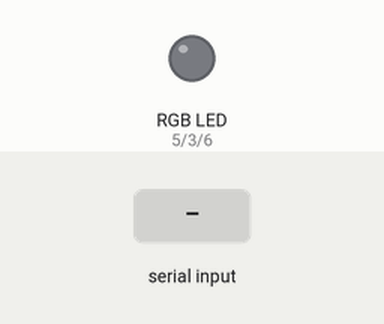
The sketch below on a simulated Arduino Uno, built with avr-gcc and run on an emulated ATmega328P. On the bench: an RGB LED mixed from three pins (HIGH = lit). The test bench sets the inputs (shaded band). Dim RGB values are drawn brighter than linear.

Above: at 1.2 s.
1.3 s: "a" received over Serial
At 1.8 s:
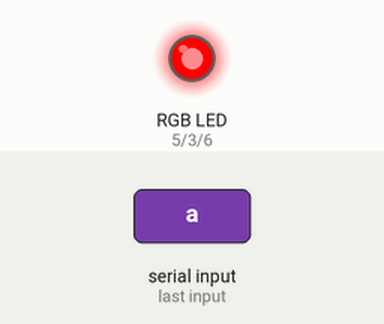
2.8 s: byte 99 ('c') received over Serial
At 4.0 s:
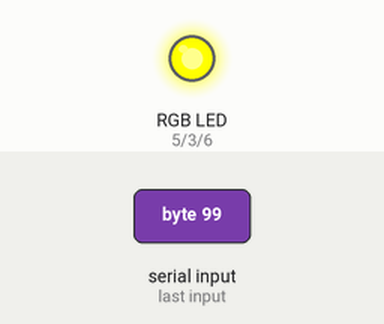
4.3 s: byte 100 ('d') received over Serial
At 5.3 s:
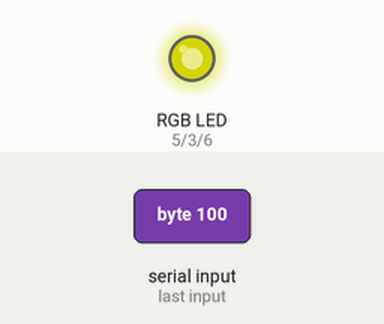
5.8 s: byte 102 ('f') received over Serial
At 6.4 s:
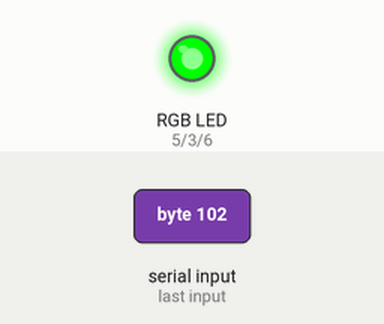
7.3 s: byte 103 ('g') received over Serial
At 7.6 s:
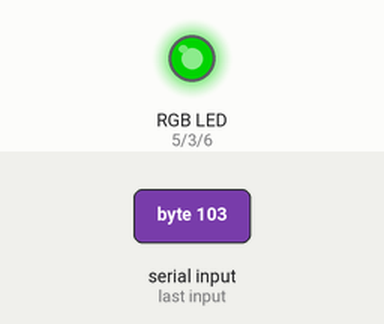
8.8 s: byte 104 ('h') received over Serial
At 9.9 s:
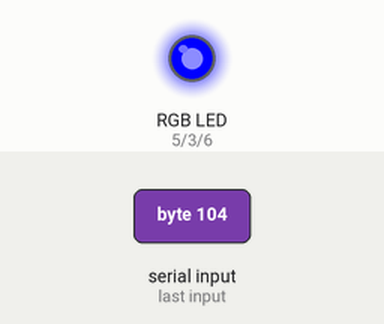
Timing chart, 0 to 11.3 s (numbered marks = the images above; inputs shaded):
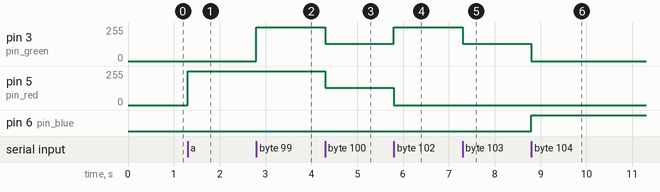

The sketch:

ledsRGB.ino
```cpp
 #define pin_red 5
#define pin_green 3
#define pin_blue 6

char DataBluetooth = ' ';

bool mode = false;
char *list_colors[12]= {(char*)("red"),(char*)("maroon"),(char*)("yellow"),(char*)("olive"),
                          (char*)("lime"),(char*)("green"),(char*)("aqua"),(char*)("teal"),
                          (char*)("blue"),(char*)("navy"),(char*)("fuchsia"),(char*)("purple")};
char **p = list_colors;
int i=0;


typedef unsigned char uchar;
class pixel
{
    private:
        uchar r;
        uchar g;
        uchar b;
    public:
        pixel();
        pixel(uchar* rgb);
        pixel(uchar r,uchar g, uchar b);
        void set_channels(uchar* rgb);
        void set_red(uchar r);
        void set_green(uchar g);
        void set_blue(uchar b);
        uchar red()const{return r;};
        uchar green()const{return g;};
        uchar blue()const{return b;};
        uchar* channels()const;
};

pixel::pixel(uchar* rgb)
{
    r = rgb[0];
    g = rgb[1];
    b = rgb[2];
}

pixel::pixel(uchar red,uchar green,uchar blue)
{
    this->r = red;
    this->g = green;
    this->b = blue;
}

pixel::pixel()
{
    r = 255;
    g = 255;
    b = 255;
}

void pixel::set_channels(uchar* rgb)
{
    r = rgb[0];
    g = rgb[1];
    b = rgb[2];
}

void pixel::set_red(uchar r)
{
    this->r = r;
}
void pixel::set_green(uchar g)
{
    this->g= g;
}
void pixel::set_blue(uchar b)
{
    this->b= b;
}

uchar* pixel::channels()const
{
    uchar *RGB = new uchar[3];
    RGB[0] = r;
    RGB[1] = g;
    RGB[2] = b;
    return RGB;
}

class hash_color
{
    private:
        pixel values[100];
        int lenght;
    public:
        hash_color(){return;};
        int getKey(char* key);
        void insert(char *key,uchar r, uchar g, uchar b);
        uchar red(char* key);
        uchar green(char* key);
        uchar blue(char* key);
};


int hash_color::getKey(char* key)
{
    int value=0;
    char *c=key;
    while(*c!='\0')
    {
        value += *c;
        c++;
    }
    value %= 100;
    return value;
}

void hash_color::insert(char *key,uchar r, uchar g, uchar b)
{
    int value =  this->getKey(key);
    pixel p(r,g,b);
    values[value] = p;
}

uchar hash_color::red(char* key)
{
    int value =  this->getKey(key);
    return values[value].red();
}
uchar hash_color::green(char* key)
{
    int value =  this->getKey(key);
    return values[value].green();
}
uchar hash_color::blue(char* key)
{
    int value =  this->getKey(key);
    return values[value].blue();
}

class colors
{
    private:
        hash_color list;
    public:
        colors();
        void set_color(char* color);

};

colors::colors()
{
    list.insert((char*)("red"),255,0,0);
    list.insert((char*)("maroon"),128,0,0);
    list.insert((char*)("yellow"),255,255,0);
    list.insert((char*)("olive"),128,128,0);
    list.insert((char*)("lime"),0,255,0);
    list.insert((char*)("green"),0,128,0);
    list.insert((char*)("aqua"),0,255,255);
    list.insert((char*)("teal"),0,128,128);
    list.insert((char*)("blue"),0,0,255);
    list.insert((char*)("navy"),0,0,128);
    list.insert((char*)("fuchsia"),255,0,255);
    list.insert((char*)("purple"),128,0,128);

}

void colors::set_color(char* color)
{
  analogWrite(pin_red,list.red(color));
  analogWrite(pin_green,list.green(color));
  analogWrite(pin_blue,list.blue(color));
}

colors RGB;

void setup() {
  // put your setup code here, to run once:
  Serial.begin(9600);

}
void loop() {

  ////////////////////////////R,G,B

  // put your main code here, to run repeatedly:

if(mode){
  if(DataBluetooth == '1')
  {
    i=0;
    while(i<12)
   {
       RGB.set_color(p[i++]);
       delay(50);
    }
  }
  else if(DataBluetooth == '2')
  {
    i=0;
    while(i<12)
   {
       RGB.set_color(p[i++]);
       delay(500);
    }
  }
  else if(DataBluetooth == '3')
  {
    i=11;
    while(i>=0)
   {
       RGB.set_color(p[i--]);
       delay(50);
    }
  }
  else if(DataBluetooth == '4')
  {
    i=11;
    while(i>=0)
   {
       RGB.set_color(p[i--]);
       delay(500);
    }
  }
    else if(DataBluetooth == '5')
  {
 for(int i=0;i<20;i++){
    RGB.set_color((char*)("maroon"));
    delay(50);
    RGB.set_color((char*)("fuchsia"));
    delay(50);
    }
  for(int i=0;i<20;i++){
    RGB.set_color((char*)("purple"));
    delay(50);
    RGB.set_color((char*)("blue"));
    delay(50);
    }
  }
    else if(DataBluetooth == '6')
  {
 for(int i=0;i<20;i++){
    RGB.set_color((char*)("maroon"));
    delay(500);
    RGB.set_color((char*)("fuchsia"));
    delay(500);
    }
  for(int i=0;i<20;i++){
    RGB.set_color((char*)("purple"));
    delay(500);
    RGB.set_color((char*)("blue"));
    delay(500);
    }
  }

    else if(DataBluetooth == '7')
  {
    RGB.set_color((char*)("red"));
    delay(50);
    RGB.set_color((char*)("yellow"));
    delay(50);
    RGB.set_color((char*)("lime"));
    delay(50);
  }
    else if(DataBluetooth == '8')
  {
    RGB.set_color((char*)("red"));
    delay(500);
    RGB.set_color((char*)("yellow"));
    delay(500);
    RGB.set_color((char*)("lime"));
    delay(500);
  }


} else{
      if(DataBluetooth == 'a')//1
      {
       RGB.set_color((char*)("red"));
      }
      else if(DataBluetooth == 'b')//2
      {
        RGB.set_color((char*)("maroon"));
      }
      else  if(DataBluetooth == 'c')//3
      {
        RGB.set_color((char*)("yellow"));
      }
      else  if(DataBluetooth == 'd')//4
      {

        RGB.set_color((char*)("olive"));
      }
      else if(DataBluetooth == 'f')//5
      {

       RGB.set_color((char*)("lime"));
      }
      else if(DataBluetooth == 'g')//6
      {
        RGB.set_color((char*)("green"));
      }
      else if(DataBluetooth == 'h')//7
      {
        RGB.set_color((char*)("aqua"));
      }
      else if(DataBluetooth == 'i')//8
      {

        RGB.set_color((char*)("teal"));
      }
      else if(DataBluetooth == 'j')//9
      {
        RGB.set_color((char*)("blue"));
      }
      else if(DataBluetooth == 'k')//10
      {
         RGB.set_color((char*)("navy"));
      }
      else  if(DataBluetooth == 'p')//11
      {

        RGB.set_color((char*)("fuchsia"));
      }
      else if(DataBluetooth == 'q')//12
      {

        RGB.set_color((char*)("purple"));
      }

      }
}


void serialEvent(){

if(Serial.available())
    {
      DataBluetooth = Serial.read();

      if(DataBluetooth == 'A')//12
      {
        mode = true;
      }
      else if(DataBluetooth == 'M')//12
      {
        mode = false;
      }
    }

}
```

Measured:
- after the input at 1.3 s, pin 5 (pin_red): 0/255 → 255/255 at once
- after the input at 2.8 s, pin 3 (pin_green): 0/255 → 255/255 at once
- after the input at 4.3 s, pin 3 (pin_green), pin 5 (pin_red): 255/255 → 128/255 at once
- after the input at 5.8 s, pin 3 (pin_green): 128/255 → 255/255 at once; pin 5 (pin_red): 128/255 → 0/255 at once
- after the input at 7.3 s, pin 3 (pin_green): 255/255 → 128/255 at once
- after the input at 8.8 s, pin 3 (pin_green): 128/255 → 0/255 at once; pin 6 (pin_blue): LOW → HIGH at once
